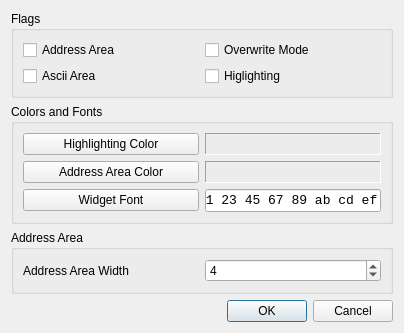
<?xml version="1.0" encoding="UTF-8"?>
<ui version="4.0">
 <class>OptionsDialog</class>
 <widget class="QDialog" name="OptionsDialog">
  <property name="geometry">
   <rect>
    <x>0</x>
    <y>0</y>
    <width>404</width>
    <height>317</height>
   </rect>
  </property>
  <property name="windowTitle">
   <string>Dialog</string>
  </property>
  <layout class="QVBoxLayout" name="verticalLayout">
   <item>
    <widget class="QGroupBox" name="gbFlags">
     <property name="title">
      <string>Flags</string>
     </property>
     <layout class="QGridLayout" name="gridLayout_2">
      <item row="0" column="0">
       <widget class="QCheckBox" name="cbAddressArea">
        <property name="text">
         <string>Address Area</string>
        </property>
       </widget>
      </item>
      <item row="0" column="1">
       <widget class="QCheckBox" name="cbOverwriteMode">
        <property name="text">
         <string>Overwrite Mode</string>
        </property>
       </widget>
      </item>
      <item row="1" column="0">
       <widget class="QCheckBox" name="cbAsciiArea">
        <property name="text">
         <string>Ascii Area</string>
        </property>
       </widget>
      </item>
      <item row="1" column="1">
       <widget class="QCheckBox" name="cbHighlighting">
        <property name="text">
         <string>Higlighting</string>
        </property>
       </widget>
      </item>
     </layout>
    </widget>
   </item>
   <item>
    <widget class="QGroupBox" name="gbColors">
     <property name="title">
      <string>Colors and Fonts</string>
     </property>
     <layout class="QGridLayout" name="gridLayout">
      <item row="0" column="0">
       <widget class="QPushButton" name="pbHighlightingColor">
        <property name="text">
         <string>Highlighting Color</string>
        </property>
       </widget>
      </item>
      <item row="0" column="1">
       <widget class="QLabel" name="lbHighlightingColor">
        <property name="minimumSize">
         <size>
          <width>100</width>
          <height>0</height>
         </size>
        </property>
        <property name="maximumSize">
         <size>
          <width>16777215</width>
          <height>16777215</height>
         </size>
        </property>
        <property name="frameShape">
         <enum>QFrame::Panel</enum>
        </property>
        <property name="frameShadow">
         <enum>QFrame::Sunken</enum>
        </property>
        <property name="text">
         <string/>
        </property>
       </widget>
      </item>
      <item row="1" column="0">
       <widget class="QPushButton" name="pbAddressAreaColor">
        <property name="text">
         <string>Address Area Color</string>
        </property>
       </widget>
      </item>
      <item row="1" column="1">
       <widget class="QLabel" name="lbAddressAreaColor">
        <property name="minimumSize">
         <size>
          <width>100</width>
          <height>0</height>
         </size>
        </property>
        <property name="maximumSize">
         <size>
          <width>16777215</width>
          <height>16777215</height>
         </size>
        </property>
        <property name="frameShape">
         <enum>QFrame::Panel</enum>
        </property>
        <property name="frameShadow">
         <enum>QFrame::Sunken</enum>
        </property>
        <property name="text">
         <string/>
        </property>
       </widget>
      </item>
      <item row="2" column="0">
       <widget class="QPushButton" name="pbWidgetFont">
        <property name="text">
         <string>Widget Font</string>
        </property>
       </widget>
      </item>
      <item row="2" column="1">
       <widget class="QLineEdit" name="leWidgetFont">
        <property name="sizePolicy">
         <sizepolicy hsizetype="Preferred" vsizetype="Preferred">
          <horstretch>0</horstretch>
          <verstretch>0</verstretch>
         </sizepolicy>
        </property>
        <property name="font">
         <font>
          <family>Courier New</family>
          <pointsize>10</pointsize>
         </font>
        </property>
        <property name="text">
         <string>01 23 45 67 89 ab cd ef</string>
        </property>
       </widget>
      </item>
     </layout>
    </widget>
   </item>
   <item>
    <widget class="QGroupBox" name="gbAddressAreaWidth">
     <property name="title">
      <string>Address Area</string>
     </property>
     <layout class="QGridLayout" name="gridLayout_3">
      <item row="0" column="0">
       <widget class="QLabel" name="lbAddressAreaWidth">
        <property name="text">
         <string>Address Area Width</string>
        </property>
       </widget>
      </item>
      <item row="0" column="1">
       <widget class="QSpinBox" name="sbAddressAreaWidth">
        <property name="minimum">
         <number>1</number>
        </property>
        <property name="maximum">
         <number>6</number>
        </property>
        <property name="value">
         <number>4</number>
        </property>
       </widget>
      </item>
     </layout>
    </widget>
   </item>
   <item>
    <spacer name="verticalSpacer">
     <property name="orientation">
      <enum>Qt::Vertical</enum>
     </property>
     <property name="sizeHint" stdset="0">
      <size>
       <width>20</width>
       <height>28</height>
      </size>
     </property>
    </spacer>
   </item>
   <item>
    <widget class="QDialogButtonBox" name="buttonBox">
     <property name="orientation">
      <enum>Qt::Horizontal</enum>
     </property>
     <property name="standardButtons">
      <set>QDialogButtonBox::Cancel|QDialogButtonBox::Ok</set>
     </property>
    </widget>
   </item>
  </layout>
 </widget>
 <tabstops>
  <tabstop>cbOverwriteMode</tabstop>
  <tabstop>cbAsciiArea</tabstop>
  <tabstop>cbAddressArea</tabstop>
  <tabstop>cbHighlighting</tabstop>
  <tabstop>pbHighlightingColor</tabstop>
  <tabstop>pbAddressAreaColor</tabstop>
  <tabstop>buttonBox</tabstop>
 </tabstops>
 <resources/>
 <connections>
  <connection>
   <sender>buttonBox</sender>
   <signal>accepted()</signal>
   <receiver>OptionsDialog</receiver>
   <slot>accept()</slot>
   <hints>
    <hint type="sourcelabel">
     <x>222</x>
     <y>154</y>
    </hint>
    <hint type="destinationlabel">
     <x>157</x>
     <y>168</y>
    </hint>
   </hints>
  </connection>
  <connection>
   <sender>buttonBox</sender>
   <signal>rejected()</signal>
   <receiver>OptionsDialog</receiver>
   <slot>reject()</slot>
   <hints>
    <hint type="sourcelabel">
     <x>290</x>
     <y>160</y>
    </hint>
    <hint type="destinationlabel">
     <x>286</x>
     <y>168</y>
    </hint>
   </hints>
  </connection>
 </connections>
</ui>
